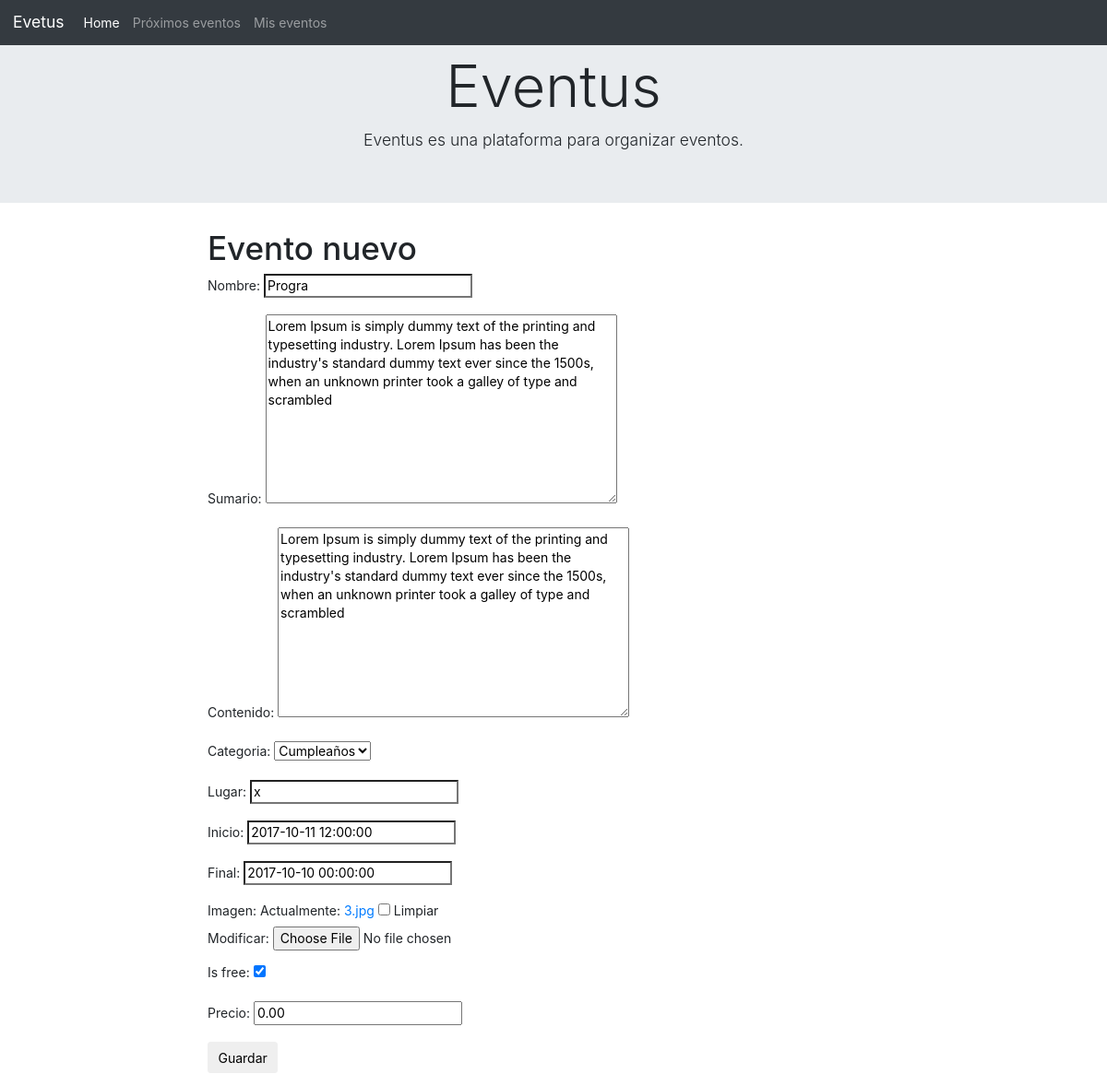
The app's page /evento/2/editar/, older data.
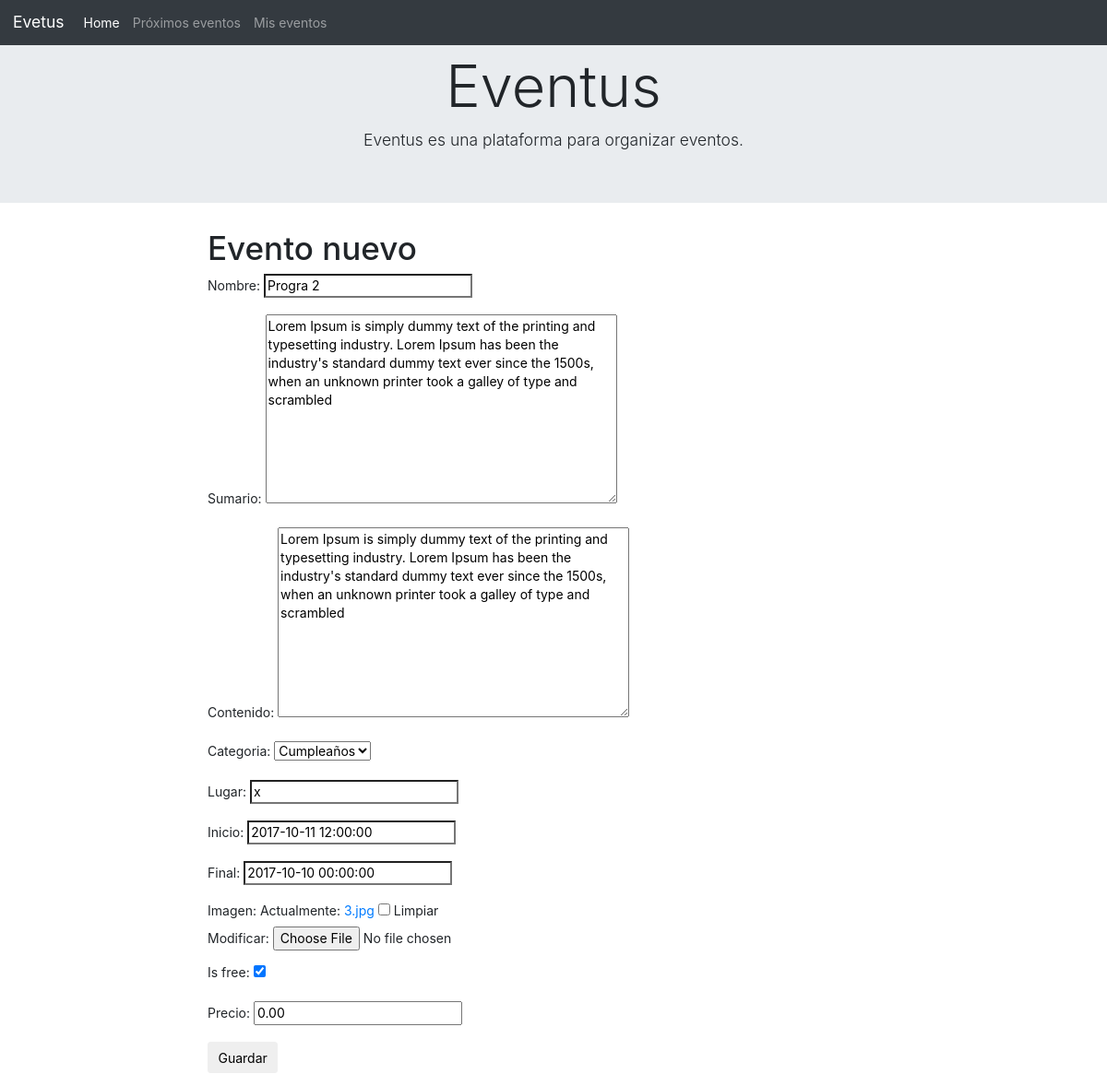
The same page, newer data.
### events/models.py (models this page shows, shortened)
class TimeStampModel(models.Model):
    created = models.DateTimeField(default = timezone.now)
    modified = models.DateTimeField(default = timezone.now)
    class Meta:
        abstract = True

class Evento(TimeStampModel):
    nombre = models.CharField(max_length=200, unique=True)
    sumario = models.TextField(max_length=255)
    contenido = models.TextField()
    categoria = models.ForeignKey(Categoria)
    lugar = models.CharField(max_length=50)
    inicio = models.DateTimeField()
    final = models.DateTimeField()
    imagen = models.ImageField(blank = True)
    is_free = models.BooleanField(default=True)
    precio = models.DecimalField(max_digits=5, decimal_places=2, default=0.00)
    vistas = models.PositiveIntegerField(default=0, blank=True, null=True)
    organizador = models.ForeignKey('auth.User')

class Categoria(models.Model):
    nombre = models.CharField(max_length= 50)
    def __str__(self):
        return self.nombre

### events/views.py (the view)
# urls.py: url(r'^evento/(?P<pk>[0-9]+)/editar/$', views.evento_editar, name='evento_editar'),
def evento_editar(request, pk):
    evento = get_object_or_404(Evento, pk = pk)
    if request.method == "POST":
        form = EventoForm(request.POST, instance = evento)
        if form.is_valid():
            evento = form.save(commit = False)
            evento.organizador = request.user
            evento.save()
            return redirect('detEvento', pk = evento.pk)
    else:
        form = EventoForm(instance = evento)
    return render(request, 'events/evento_edit.html',{'form': form})

### events/forms.py
class EventoForm(forms.ModelForm):
    class Meta:
        model = Evento
        fields = ('nombre', 'sumario','contenido','categoria','lugar','inicio','final','imagen','is_free','precio',)

### events/templates/events/evento_edit.html
{% extends 'events/base.html' %}
    {% block content %}
        <h1>Evento nuevo</h1>
        <form method="POST" enctype="multipart/form-data" class="form-group">{% csrf_token %}
            {{ form.as_p }}
            <button type="submit" class=" btn btn-default">Guardar</button>
        </form>
    {% endblock %}

Row changes from the older to the newer data that the page shows:
changed Evento "Cumpleaños": nombre "Progra" → "Progra 2"
